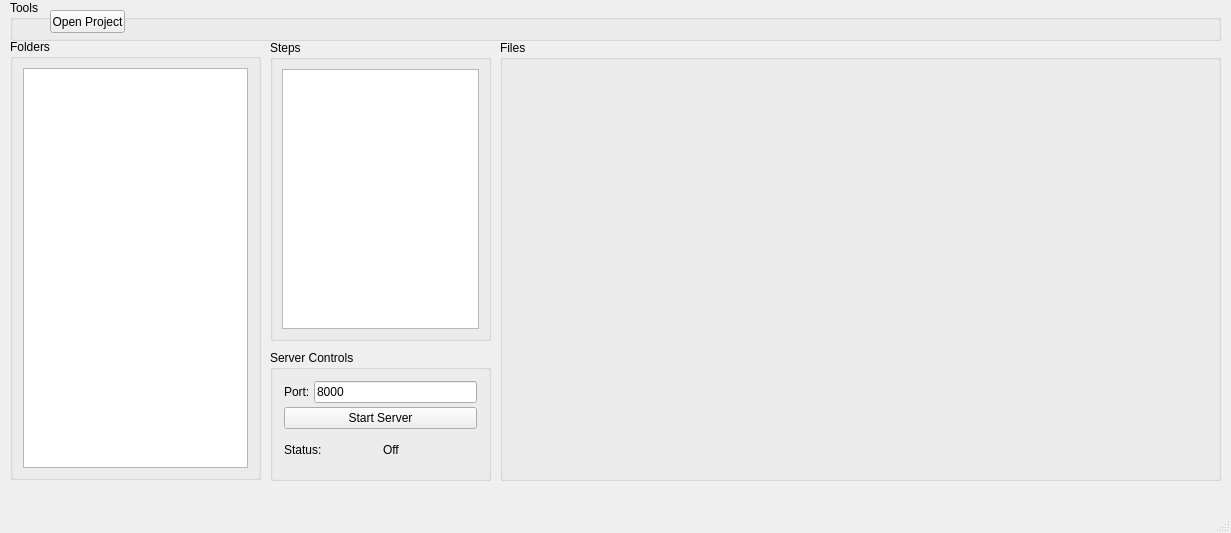
<?xml version="1.0" encoding="UTF-8"?>
<ui version="4.0">
 <class>MainWindow</class>
 <widget class="QMainWindow" name="MainWindow">
  <property name="geometry">
   <rect>
    <x>0</x>
    <y>0</y>
    <width>1231</width>
    <height>533</height>
   </rect>
  </property>
  <property name="windowTitle">
   <string>MainWindow</string>
  </property>
  <widget class="QWidget" name="centralwidget">
   <widget class="QGroupBox" name="groupBox">
    <property name="geometry">
     <rect>
      <x>270</x>
      <y>350</y>
      <width>221</width>
      <height>131</height>
     </rect>
    </property>
    <property name="title">
     <string>Server Controls</string>
    </property>
    <layout class="QVBoxLayout" name="verticalLayout_2">
     <item>
      <layout class="QVBoxLayout" name="verticalLayout">
       <property name="spacing">
        <number>4</number>
       </property>
       <property name="sizeConstraint">
        <enum>QLayout::SizeConstraint::SetMaximumSize</enum>
       </property>
       <property name="leftMargin">
        <number>2</number>
       </property>
       <property name="topMargin">
        <number>2</number>
       </property>
       <property name="rightMargin">
        <number>2</number>
       </property>
       <property name="bottomMargin">
        <number>2</number>
       </property>
       <item>
        <layout class="QHBoxLayout" name="horizontalLayout">
         <item>
          <widget class="QLabel" name="label_2">
           <property name="text">
            <string>Port:</string>
           </property>
          </widget>
         </item>
         <item>
          <widget class="QLineEdit" name="inpt_port">
           <property name="text">
            <string>8000</string>
           </property>
           <property name="maxLength">
            <number>4</number>
           </property>
           <property name="clearButtonEnabled">
            <bool>false</bool>
           </property>
          </widget>
         </item>
        </layout>
       </item>
       <item>
        <widget class="QPushButton" name="bt_start_server">
         <property name="text">
          <string>Start Server</string>
         </property>
        </widget>
       </item>
       <item>
        <layout class="QHBoxLayout" name="horizontalLayout_2">
         <item>
          <widget class="QLabel" name="label">
           <property name="text">
            <string>Status:</string>
           </property>
          </widget>
         </item>
         <item>
          <widget class="QLabel" name="out_status">
           <property name="text">
            <string>Off</string>
           </property>
          </widget>
         </item>
        </layout>
       </item>
      </layout>
     </item>
    </layout>
   </widget>
   <widget class="QGroupBox" name="groupBox_2">
    <property name="geometry">
     <rect>
      <x>10</x>
      <y>39</y>
      <width>251</width>
      <height>441</height>
     </rect>
    </property>
    <property name="title">
     <string>Folders</string>
    </property>
    <layout class="QHBoxLayout" name="horizontalLayout_3">
     <property name="leftMargin">
      <number>10</number>
     </property>
     <property name="rightMargin">
      <number>10</number>
     </property>
     <item>
      <widget class="QListWidget" name="asset_list">
       <property name="autoFillBackground">
        <bool>true</bool>
       </property>
       <property name="frameShape">
        <enum>QFrame::Shape::StyledPanel</enum>
       </property>
       <property name="editTriggers">
        <set>QAbstractItemView::EditTrigger::SelectedClicked</set>
       </property>
       <property name="showDropIndicator" stdset="0">
        <bool>false</bool>
       </property>
      </widget>
     </item>
    </layout>
   </widget>
   <widget class="QGroupBox" name="groupBox_3">
    <property name="geometry">
     <rect>
      <x>270</x>
      <y>40</y>
      <width>221</width>
      <height>301</height>
     </rect>
    </property>
    <property name="title">
     <string>Steps</string>
    </property>
    <layout class="QHBoxLayout" name="horizontalLayout_4">
     <item>
      <widget class="QListWidget" name="asset_step_list"/>
     </item>
    </layout>
   </widget>
   <widget class="QGroupBox" name="groupBox_4">
    <property name="geometry">
     <rect>
      <x>10</x>
      <y>0</y>
      <width>1211</width>
      <height>41</height>
     </rect>
    </property>
    <property name="title">
     <string>Tools</string>
    </property>
    <widget class="QPushButton" name="bt_populate_list">
     <property name="geometry">
      <rect>
       <x>40</x>
       <y>10</y>
       <width>75</width>
       <height>23</height>
      </rect>
     </property>
     <property name="text">
      <string>Open Project</string>
     </property>
    </widget>
   </widget>
   <widget class="QGroupBox" name="groupBox_5">
    <property name="geometry">
     <rect>
      <x>500</x>
      <y>40</y>
      <width>721</width>
      <height>441</height>
     </rect>
    </property>
    <property name="title">
     <string>Files</string>
    </property>
   </widget>
  </widget>
  <widget class="QStatusBar" name="statusbar"/>
 </widget>
 <resources/>
 <connections/>
</ui>
